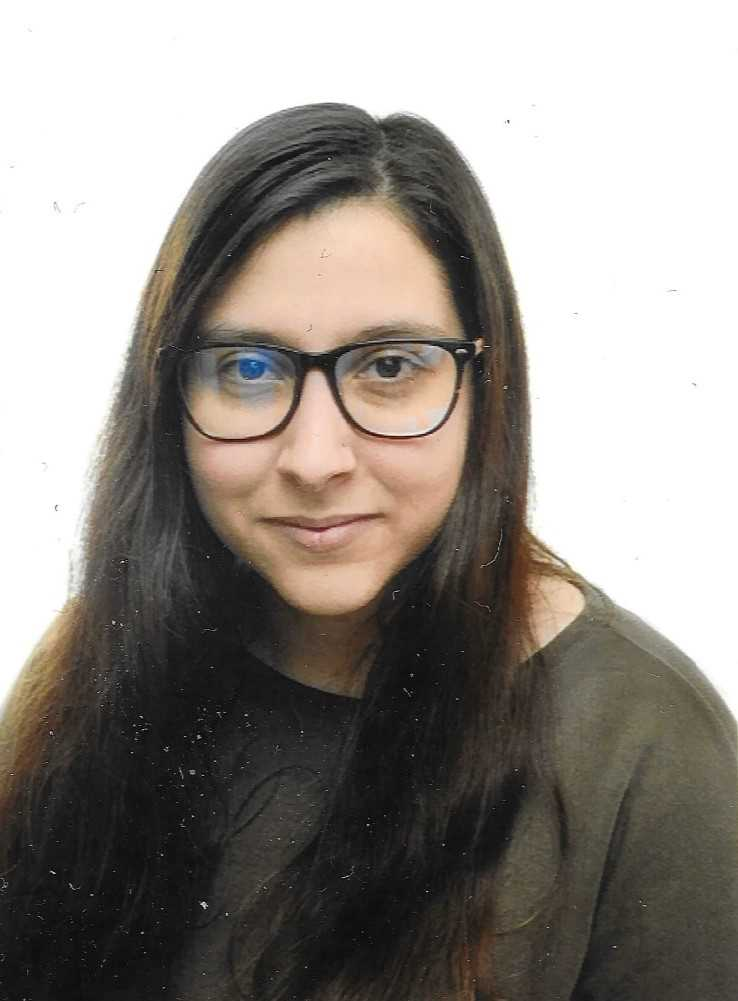
#> input picture TrabalhosPraticos/TP1/images/originais/AO1.jpg, 738 x 1001 px, found by its file name
$ python normalization.py
#> lines starting #> are read from the running program, lines starting #| are printed output that depends on the picture; after the words box and inside, x2 and y2 are one past the last pixel; in counts of white or black regions, pixels touching at a corner belong together; long printed decimals are rounded
import numpy as np
import cv2
import matplotlib.pyplot as plt
import os

print(os.getcwd())
path = 'TrabalhosPraticos/TP1/images/originais/'
filename = 'ao1.jpg'

# Load image
imagem_original = cv2.imread(path + filename)
#> imagem_original is the input picture: shape (1001, 738, 3); mean B, G, R 134.2, 140, 145.7

# Convert to RGB
imagem_rgb = cv2.cvtColor(imagem_original, cv2.COLOR_BGR2RGB)

# Convert to Grayscale
imagem_cinza = cv2.cvtColor(imagem_original, cv2.COLOR_BGR2GRAY)
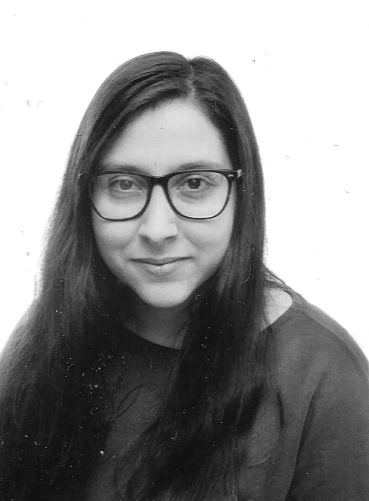
#> imagem_cinza: shape (1001, 738) (shown at 1/2 size); min 0, max 255, mean 141.1

# Present the original image using matplotlib
plt.imshow(imagem_rgb)
plt.title('Imagem Original')
plt.axis('off')

# Present the gray image using matplotlib
plt.imshow(imagem_cinza, cmap='gray')
plt.title('Imagem Cinza')
plt.axis('off')

# Load Haar cascade model to face detection
face_cascade = cv2.CascadeClassifier(cv2.data.haarcascades+'haarcascade_frontalface_default.xml')

# Detect faces
faces = face_cascade.detectMultiScale(imagem_cinza, scaleFactor=1.1, minNeighbors=4)
#> faces = [[137, 225, 372, 372]]

# Identify the biggest face found
face = faces[np.argmax([w*h for _, _, w, h in faces])]
#> face = [137, 225, 372, 372]

# Create an image with the face drawn
imagem_marcada = imagem_rgb.copy()
x_face, y_face, w_face, h_face = face
#> x_face = 137; y_face = 225; w_face = 372; h_face = 372
imagem_marcada = cv2.rectangle(imagem_marcada, (x_face, y_face), (x_face+w_face, y_face+h_face), (0, 255, 0), 3)
#> imagem_marcada: shape (1001, 738, 3); mean R, G, B 144.6, 141.6, 133.3

# Present the original image with marked face using matplotlib
plt.imshow(imagem_marcada)
plt.title('Imagem com Face Marcada')
plt.axis('off')

# Crop the face from the gray image
face_region = imagem_cinza[y_face:y_face+h_face, x_face:x_face+w_face]


# Load Haar cascade model to eyes detection
eye_cascade = cv2.CascadeClassifier(cv2.data.haarcascades+'haarcascade_eye_tree_eyeglasses.xml')

# Detect eyes
eyes = eye_cascade.detectMultiScale(face_region, scaleFactor=1.1, minNeighbors=4)
#> eyes = [[76, 113, 68, 68], [215, 104, 76, 76]]

print("Eyes: \n", eyes)
#| Eyes:
#|  [[ 76 113  68  68]
#|  [215 104  76  76]]

# Draw the eyes on marked image
for x, y, w, h in eyes:
    eye_radious = int(round((w + h) * 0.25))
    eye_center = (x_face + x + w//2, y_face+ y + h//2)
    imagem_marcada = cv2.circle(imagem_marcada, eye_center, eye_radious, (255, 0, 0), 3)
#> this loop made 2 passes
#> (x, y, w, h, eye_radious, eye_center) on passes 1 to 2: (76, 113, 68, 68, 34, (247, 372)), (215, 104, 76, 76, 38, (390, 367))
#> pass 1, `imagem_marcada = cv2.circle(imagem_marcada, eye_center, eye_radious, (..`:
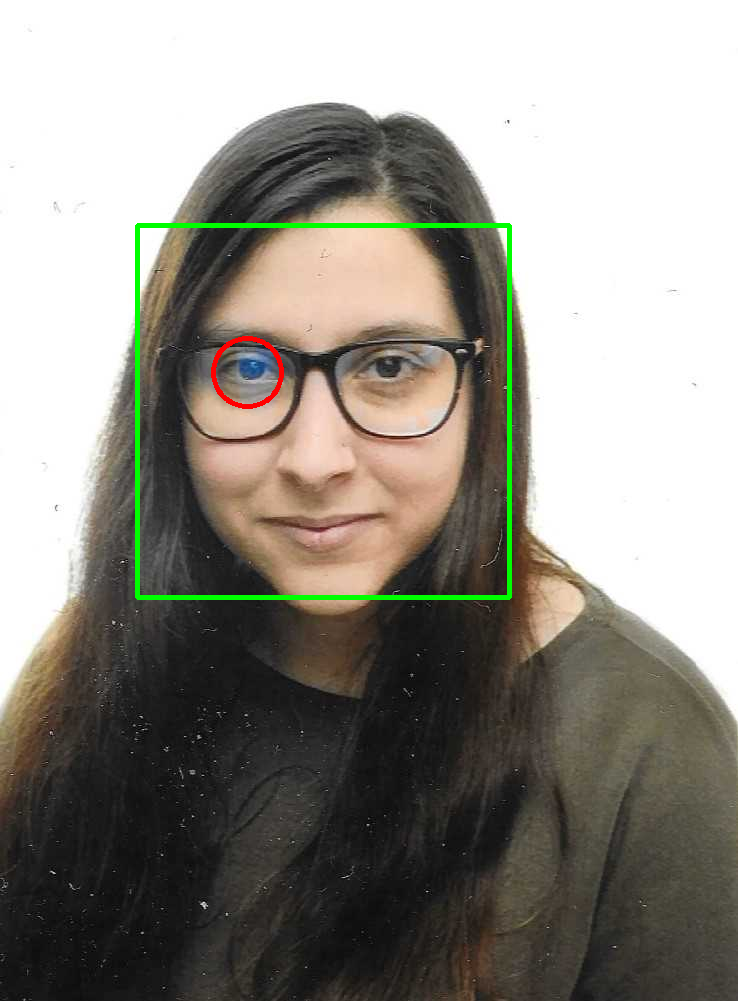
#> imagem_marcada: shape (1001, 738, 3); mean R, G, B 144.8, 141.4, 133.1
#> pass 2, `imagem_marcada = cv2.circle(imagem_marcada, eye_center, eye_radious, (..`:
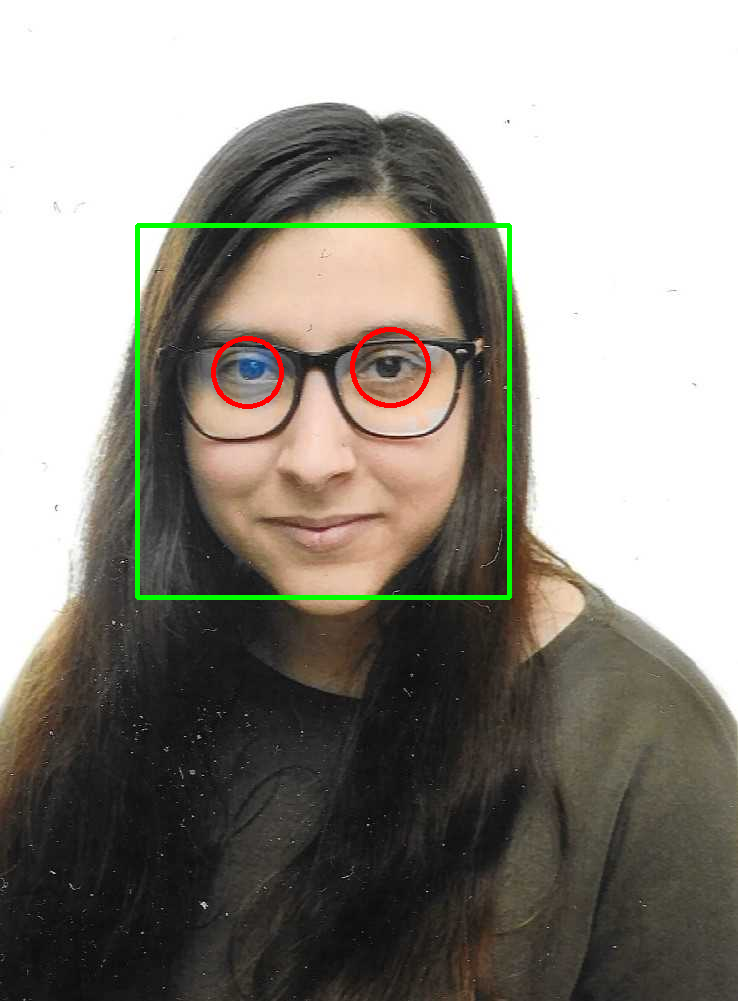
#> imagem_marcada: shape (1001, 738, 3); 0.16% of pixels changed, all inside (x1, y1, x2, y2) = (350, 327, 431, 408)

# Present the original image with marked face and eyes using matplotlib
plt.imshow(imagem_marcada)
plt.title('Imagem com Face e Olhos Marcados')
plt.axis('off')


# Order eyes by x position
eyes = sorted(eyes, key=lambda pos: pos[0])
print("Ordered eyes: \n", eyes)
#| Ordered eyes:
#|  [array([ 76, 113,  68,  68], dtype=int32), array([215, 104,  76,  76], dtype=int32)]

# Get left eye coordinates
x_left_eye, y_left_eye, w_left_eye, h_left_eye = eyes[0]
#> x_left_eye = 76; y_left_eye = 113; w_left_eye = 68; h_left_eye = 68
eye_center_left = (x_face + x_left_eye + w_left_eye//2, y_face+ y_left_eye + h_left_eye//2)
#> eye_center_left = (247, 372)

# Get right eye coordinates
x_right_eye, y_right_eye, w_right_eye, h_right_eye = eyes[1]
#> x_right_eye = 215; y_right_eye = 104; w_right_eye = 76; h_right_eye = 76
eye_center_right = (x_face + x_right_eye + w_right_eye//2, y_face+ y_right_eye + h_right_eye//2)
#> eye_center_right = (390, 367)

# Calculate the angle between the eyes
eyes_angle = np.degrees(np.arctan2(-(eye_center_right[1]-eye_center_left[1]), eye_center_right[0]-eye_center_left[0]))
#> eyes_angle = 2
print("Eyes angle: ", eyes_angle)
#| Eyes angle:  2.003

# Rotate original gray image to align eyes horizontally in gray image coordinates
center = (int(eye_center_left[0]), int(eye_center_left[1]))
#> center = (247, 372)
M = cv2.getRotationMatrix2D(center, 360-eyes_angle, 1.0)
#> M = [[0.999, -0.0349, 13.15], [0.0349, 0.999, -8.4]]
face_region = cv2.warpAffine(imagem_cinza, M, imagem_cinza.shape[:2])
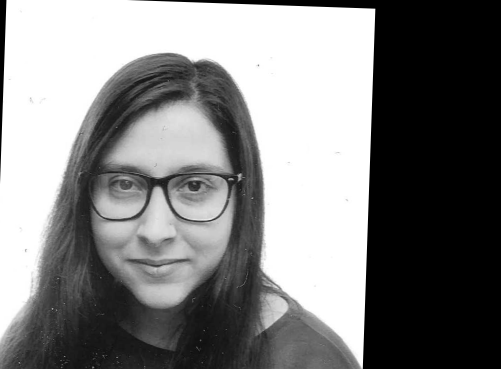
#> face_region: shape (738, 1001) (shown at 1/2 size); min 0, max 255, mean 127.7

# Present the rotated face using matplotlib
plt.imshow(face_region, cmap='gray')
plt.title('Imagem com Face Rotacionada')
plt.axis('off')

face_region = face_region[y_face:y_face+h_face, x_face:x_face+w_face]
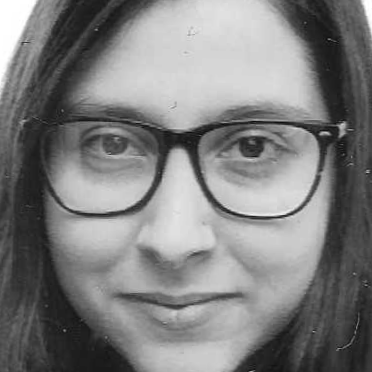
#> face_region: shape (372, 372); min 12, max 255, mean 126.6

# Present the rotated face using matplotlib
plt.imshow(face_region, cmap='gray')
plt.title('Imagem com Face Recortada e Rotacionada')
plt.axis('off')

# Resize the face region so that left eye is placed on column 16 and right eye is placed on column 31
left_eye_column = 16
right_eye_column = 31

# Calculate the desired distance between the eyes
desired_eyes_distance = right_eye_column - left_eye_column

# Calculate the distance between the eyes
eyes_distance = np.sqrt((eye_center_right[0]-eye_center_left[0])**2 + (eye_center_right[1]-eye_center_left[1])**2)
#> eyes_distance = 143.1
print("Eyes distance: ", eyes_distance)
#| Eyes distance:  143.087

# Calculate the new distance between the eyes
new_eyes_distance = 15
print("New eyes distance: ", new_eyes_distance)

# Calculate the new size of the image
new_size = (int(imagem_cinza.shape[1]*new_eyes_distance/eyes_distance), int(imagem_cinza.shape[0]*56/imagem_cinza.shape[0]))
#> new_size = (77, 56)
print("New size: ", new_size)
#| New size:  (77, 56)

# Resize the image
resized_face_region = cv2.resize(imagem_cinza, new_size, interpolation = cv2.INTER_AREA)
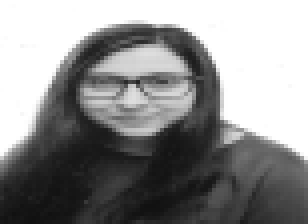
#> resized_face_region: shape (56, 77) (shown 4 times larger); min 17, max 255, mean 141.1


new_x_left_eye = int(round((x_left_eye + x_face)*new_eyes_distance/eyes_distance))
#> new_x_left_eye = 22
new_y_left_eye = int(round((y_left_eye + y_face)*new_eyes_distance/eyes_distance))
#> new_y_left_eye = 35
new_x_right_eye = new_x_left_eye
#> new_x_right_eye = 22
new_y_right_eye = new_y_left_eye+15
#> new_y_right_eye = 50

print("NEW LEFT EYE POS:", new_x_left_eye, new_y_left_eye)
#| NEW LEFT EYE POS: 22 35
print("NEW RIGHT EYE POS:", new_x_right_eye, new_y_right_eye)
#| NEW RIGHT EYE POS: 22 50


cv2.imwrite('TrabalhosPraticos/TP1/images/normalizadas/first_' + filename, resized_face_region)


# Cut image in order to have the center of the right eye in line 24 and column 16, and the center of the left eye in line 24 and column 31
left_eye_column = 16
right_eye_column = 31
left_eye_line = 24
right_eye_line = 24

# [7 lines of commented-out code are left out]
new_x_face = int(round(x_face*new_eyes_distance/eyes_distance))
#> new_x_face = 14
new_y_face = int(round(y_face*new_eyes_distance/eyes_distance))
#> new_y_face = 24
new_w_face = int(round(w_face*new_eyes_distance/eyes_distance))
#> new_w_face = 39
new_h_face = int(round(h_face*new_eyes_distance/eyes_distance))
#> new_h_face = 39

print("Right Eye: ", new_x_right_eye, new_y_right_eye)
#| Right Eye:  22 50
print("Left Eye: ", new_x_left_eye, new_y_left_eye)
#| Left Eye:  22 35

print("X:" , new_x_right_eye-16)
#| X: 6
print("Y:" , new_y_right_eye-24)
#| Y: 26
print("W: ", new_x_right_eye-16+46)
#| W:  52
print("H: ", new_y_right_eye-24+56)
#| H:  82

# Crop the face region
resized_face_region = resized_face_region[new_x_right_eye-16:new_x_right_eye-16+46, new_y_right_eye-24:new_y_right_eye-24+56]
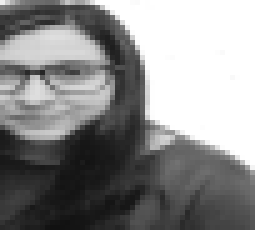
#> resized_face_region: shape (46, 51) (shown 5 times larger); min 17, max 255, mean 138.3

# Resize the face region
# resized_face_region = cv2.resize(face_region, (46, 56), fx=scale_factor, fy=face_region.shape[1]/56, interpolation=cv2.INTER_CUBIC)

# Present the resized face using matplotlib
plt.figure()
plt.imshow(resized_face_region, cmap='gray')
plt.title('Imagem com Face Redimensionada')
plt.axis('off')
plt.show()


cv2.imshow("Imagem 1", face_region)
cv2.imshow("Imagem 2", resized_face_region)
cv2.waitKey(0)
cv2.destroyAllWindows()


cv2.imwrite('TrabalhosPraticos/TP1/images/normalizadas/' + filename, resized_face_region)

$ run again, with TrabalhosPraticos/TP1/images/originais/AO3.jpg copied over TrabalhosPraticos/TP1/images/originais/AO1.jpg
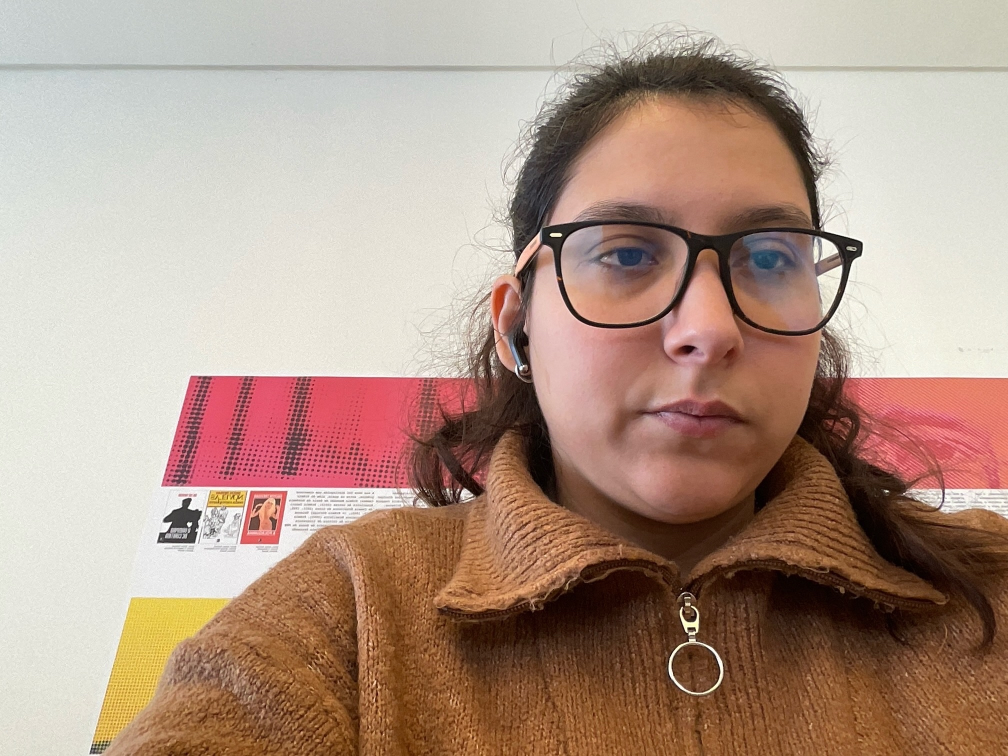
#> input picture TrabalhosPraticos/TP1/images/originais/AO3.jpg, 2016 x 1512 px, found by its file name (shown at 1/2 size)
#> imagem_original is the input picture: shape (1512, 2016, 3); mean B, G, R 135.2, 150.4, 176.7
#> faces = [[982, 218, 769, 769]]
#> face = [982, 218, 769, 769]
#> x_face = 982; y_face = 218; w_face = 769
#> `eyes = eye_cascade.detectMultiScale(face_region, scaleFactor=1.1, minN..`: eyes = [[494, 247, 113, 113], [202, 231, 134, 134]]
#| Eyes:
#|  [[494 247 113 113]
#|  [202 231 134 134]]
#> the loop `for x, y, w, h in eyes:` made 2 passes
#> (x, y, w, h, eye_radious, eye_center) on passes 1 to 2: (494, 247, 113, 113, 56, (1532, 521)), (202, 231, 134, 134, 67, (1251, 516))
#> `eyes = sorted(eyes, key=lambda pos: pos[0])`: eyes = [[202, 231, 134, 134], [494, 247, 113, 113]]
#| Ordered eyes:
#|  [array([202, 231, 134, 134], dtype=int32), array([494, 247, 113, 113], dtype=int32)]
#> x_left_eye = 202; y_left_eye = 231; w_left_eye = 134
#> eye_center_left = (1251, 516)
#> x_right_eye = 494; y_right_eye = 247; w_right_eye = 113
#> eye_center_right = (1532, 521)
#> eyes_angle = -1.02
#| Eyes angle:  -1.019
#> center = (1251, 516)
#> M = [[1, 0.0178, -8.98], [-0.0178, 1, 22.34]]
#> `face_region = face_region[y_face:y_face+h_face, x_face:x_face+w_face]`:
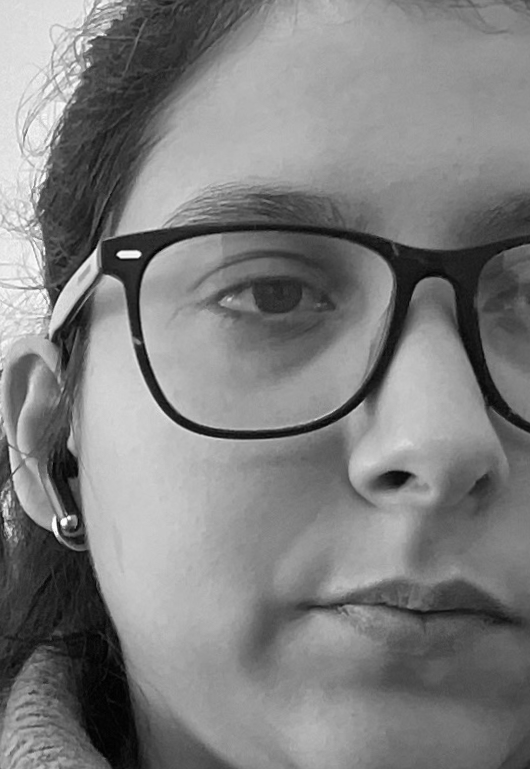
#> face_region: shape (769, 530); min 1, max 254, mean 127.4
#> eyes_distance = 281
#| Eyes distance:  281.044
#> new_size = (107, 56)
#| New size:  (107, 56)
#> new_x_left_eye = 63
#> new_y_left_eye = 24
#> new_x_right_eye = 63
#> new_y_right_eye = 39
#| NEW LEFT EYE POS: 63 24
#| NEW RIGHT EYE POS: 63 39
#> new_x_face = 52
#> new_y_face = 12
#> new_w_face = 41
#| Right Eye:  63 39
#| Left Eye:  63 24
#| X: 47
#| Y: 15
#| W:  93
#| H:  71
#> `plt.show()`:
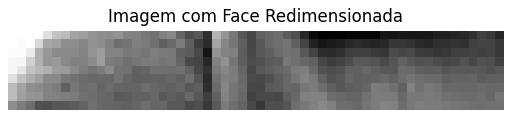
#> figure drawn by matplotlib, 1 panel

$ run again, with TrabalhosPraticos/TP1/images/originais/AO4.jpg copied over TrabalhosPraticos/TP1/images/originais/AO1.jpg
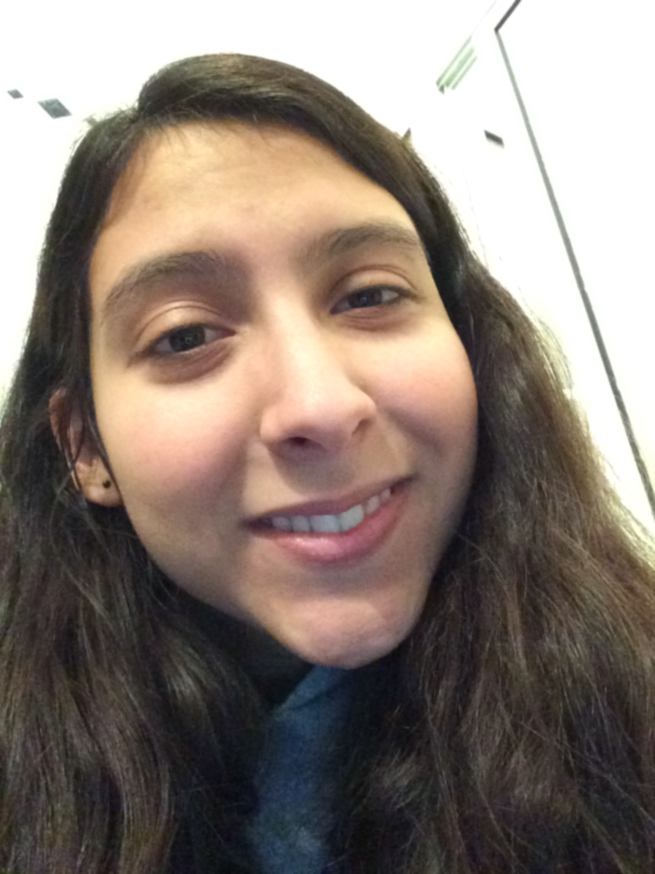
#> input picture TrabalhosPraticos/TP1/images/originais/AO4.jpg, 1310 x 1748 px, found by its file name (shown at 1/2 size)
#> imagem_original is the input picture: shape (1748, 1310, 3); mean B, G, R 117, 125.4, 137.7
#> faces = [[22, 1445, 31, 31], [86, 240, 1011, 1011]]
#> face = [86, 240, 1011, 1011]
#> x_face = 86; y_face = 240; w_face = 1011
#> `eyes = eye_cascade.detectMultiScale(face_region, scaleFactor=1.1, minN..`: eyes = [[564, 265, 181, 181], [181, 351, 191, 191]]
#| Eyes:
#|  [[564 265 181 181]
#|  [181 351 191 191]]
#> the loop `for x, y, w, h in eyes:` made 2 passes
#> (x, y, w, h, eye_radious, eye_center) on passes 1 to 2: (564, 265, 181, 181, 90, (740, 595)), (181, 351, 191, 191, 96, (362, 686))
#> `eyes = sorted(eyes, key=lambda pos: pos[0])`: eyes = [[181, 351, 191, 191], [564, 265, 181, 181]]
#| Ordered eyes:
#|  [array([181, 351, 191, 191], dtype=int32), array([564, 265, 181, 181], dtype=int32)]
#> x_left_eye = 181; y_left_eye = 351; w_left_eye = 191
#> eye_center_left = (362, 686)
#> x_right_eye = 564; y_right_eye = 265; w_right_eye = 181
#> eye_center_right = (740, 595)
#> eyes_angle = 13.54
#| Eyes angle:  13.536
#> center = (362, 686)
#> M = [[0.972, -0.234, 170.6], [0.234, 0.972, -65.67]]
#> `face_region = face_region[y_face:y_face+h_face, x_face:x_face+w_face]`:
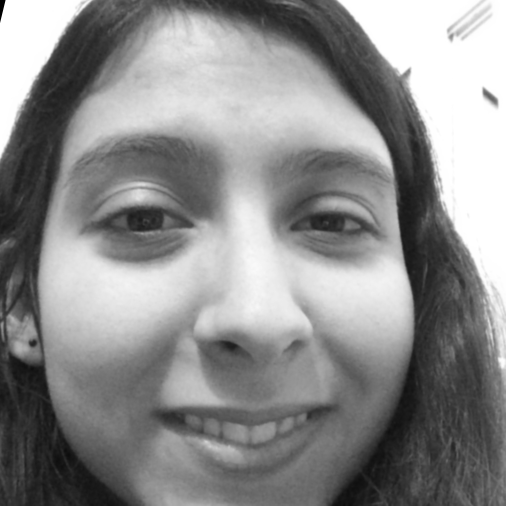
#> face_region: shape (1011, 1011) (shown at 1/2 size); min 0, max 255, mean 140.5
#> eyes_distance = 388.8
#| Eyes distance:  388.799
#> new_size = (50, 56)
#| New size:  (50, 56)
#> new_x_left_eye = 10
#> new_y_left_eye = 23
#> new_x_right_eye = 10
#> new_y_right_eye = 38
#| NEW LEFT EYE POS: 10 23
#| NEW RIGHT EYE POS: 10 38
#> new_x_face = 3
#> new_y_face = 9
#> new_w_face = 39
#| Right Eye:  10 38
#| Left Eye:  10 23
#| X: -6
#| Y: 14
#| W:  40
#| H:  70
#> `resized_face_region = resized_face_region[new_x_right_eye-16:new_x_rig..`: resized_face_region = empty array
#> `plt.show()`:
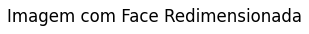
#> figure drawn by matplotlib, 1 panel
